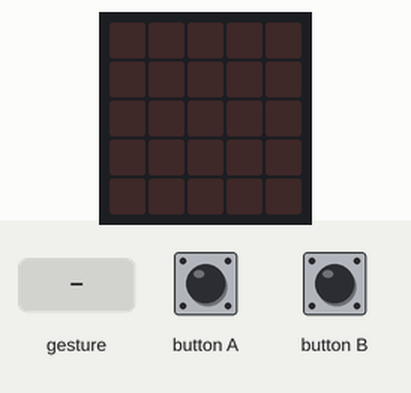
A program run on a simulated BBC micro:bit (MakeCode). Parts: the board's 5×5 LED display. Inputs (shaded band) come from the test bench. A tilt is held for 1.5 s and a shake lasts 1 s, then the board lies face up again.

Above: at 1.2 s.
1.3 s: button A pressed for 0.15 s
At 2.2 s:
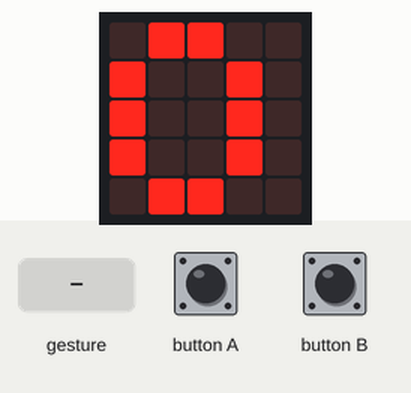
2.9 s: gesture '3g'
At 3.9 s:
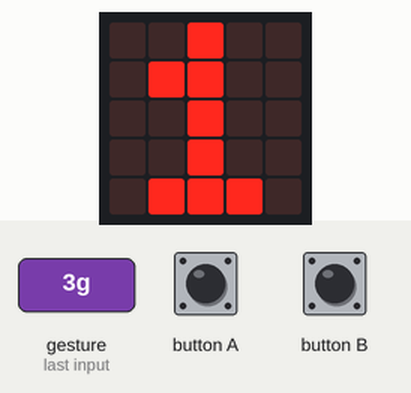
Timing chart, 0 to 5.9 s (numbered marks = the images above; inputs shaded):
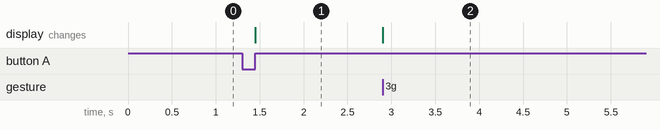

The program:

main.ts
```typescript
let stappen = 0
let teller = 0
input.onButtonPressed(Button.A, function () {
    stappen = 0
    basic.showNumber(stappen)
})
input.onButtonPressed(Button.B, function () {
    teller = 0
    basic.showNumber(teller)
})
input.onGesture(Gesture.ThreeG, function () {
    stappen += 1
    basic.showNumber(stappen)
})
```

test.ts
```typescript
// tests gaan hier; deze zal niet worden gecompileerd wanneer dit pakket wordt gebruikt als extensie.
```

Measured:
- after the input at 1.3 s, the display: changes after 0.15 s (image 1)
- after the input at 2.9 s, the display: changes at once (image 2)
